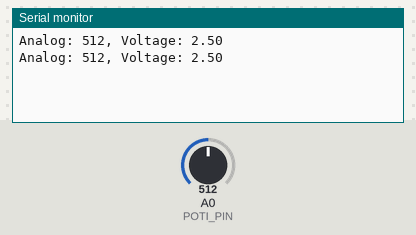
A sketch run on a simulated Arduino Uno, built with avr-gcc and run on an emulated ATmega328P. On the bench: the last lines printed to the serial monitor. The test bench sets the inputs (shaded band); at power-on: A0 (POTI_PIN) = 512.

Above: at 1.8 s.
1.9 s: A0 (POTI_PIN) set to 716
At 2.8 s:
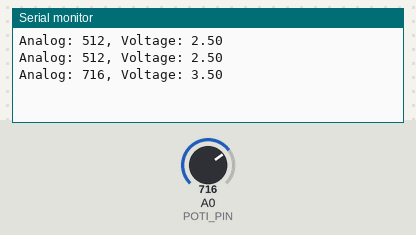
3.4 s: A0 (POTI_PIN) set to 900
At 4.8 s:
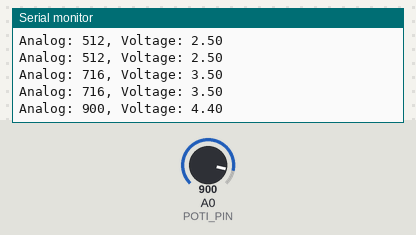
Timing chart, 0 to 6.4 s (numbered marks = the images above; inputs shaded):
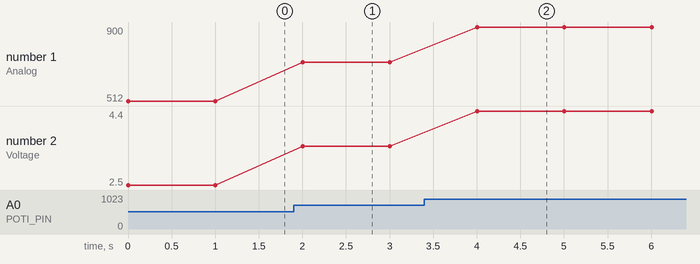

The sketch:

poti_test.ino
```cpp
/*
*   this will test the configuration of the onboard potentiometer
*/

#define POTI_PIN A0

float floatMap(float x, float in_min, float in_max, float out_min, float out_max) {
  return (x - in_min) * (out_max - out_min) / (in_max - in_min) + out_min;
}

void setup() {

  Serial.begin(9600);

}

void loop() {
  int analogValue = analogRead(POTI_PIN);

  float voltage = floatMap(analogValue, 0, 1023, 0, 5);

  Serial.print("Analog: "); Serial.print(analogValue); Serial.print(", Voltage: "); Serial.println(voltage);
  delay(1000);

}
```

Measured:
- after the input at 1.9 s, the serial monitor: prints a new line after 0.10 s (image 1)
- after the input at 3.4 s, the serial monitor: prints a new line after 0.60 s (image 2)
- plotted number 1: 512 → 716 after the input at 1.9 s, 716 → 900 after the input at 3.4 s
- plotted number 2: 2.5 → 3.5 after the input at 1.9 s, 3.5 → 4.4 after the input at 3.4 s
